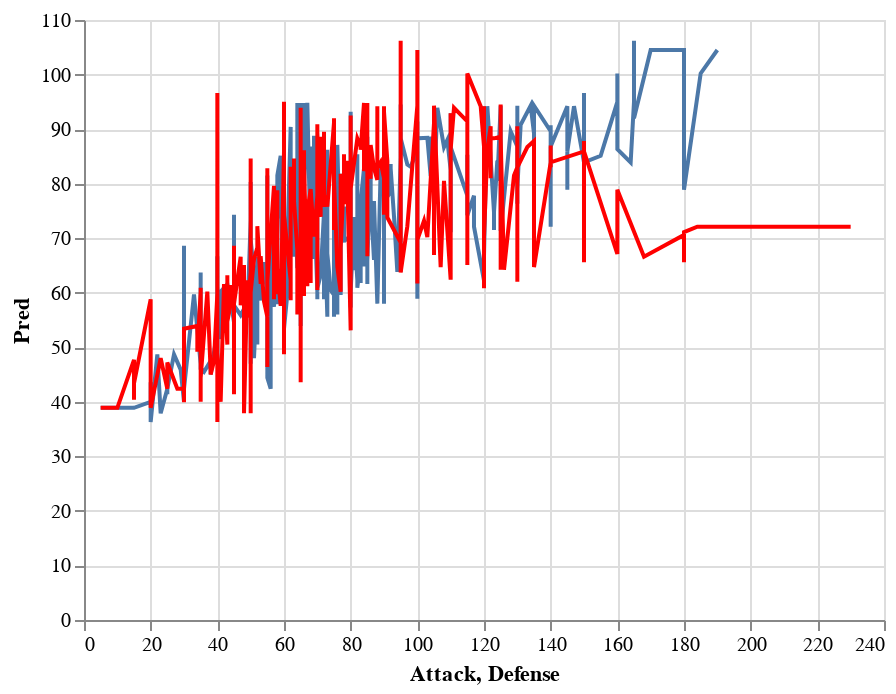

Notebook cell for this chart:
### Markdown cell above
Determine which value affects the special attack more : Attack or Defense

### Code cell
c8 = alt.Chart(X_test1).mark_line().encode(
    x="Attack",
    y="Pred"
)
c9=alt.Chart(X_test1).mark_line(color="red").encode(
    x="Defense",
    y="Pred"
)
c8+c9

### Figure 1 — Vega-Lite specification as saved in the notebook (floating-point values rounded to 4 significant figures; data arrays with more than 128 entries replaced by an {"elided": "..."} marker saying what was removed)
{"config": {"view": {"continuousWidth": 400, "continuousHeight": 300}}, "layer": [{"mark": "line", "encoding": {"x": {"type": "quantitative", "field": "Attack"}, "y": {"type": "quantitative", "field": "Pred"}}}, {"mark": {"type": "line", "color": "red"}, "encoding": {"x": {"type": "quantitative", "field": "Defense"}, "y": {"type": "quantitative", "field": "Pred"}}}], "data": {"name": "data-a26a56eadbb28f824d881fb4340d1f3d"}, "$schema": "https://vega.github.io/schema/vega-lite/v4.8.1.json", "datasets": {"data-a26a56eadbb28f824d881fb4340d1f3d": {"elided": "600 records"}}}
